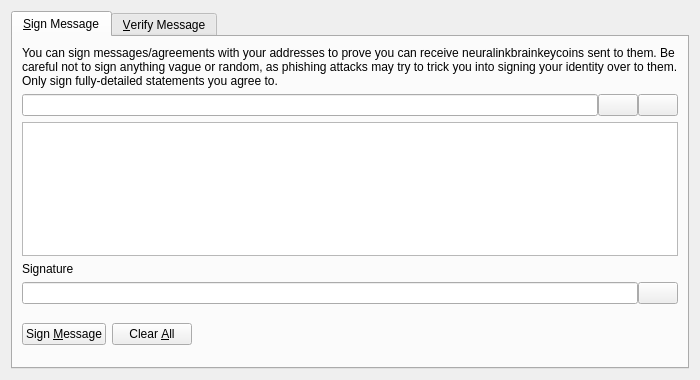
<?xml version="1.0" encoding="UTF-8"?>
<ui version="4.0">
 <class>SignVerifyMessageDialog</class>
 <widget class="QDialog" name="SignVerifyMessageDialog">
  <property name="geometry">
   <rect>
    <x>0</x>
    <y>0</y>
    <width>700</width>
    <height>380</height>
   </rect>
  </property>
  <property name="windowTitle">
   <string>Signatures - Sign / Verify a Message</string>
  </property>
  <property name="modal">
   <bool>true</bool>
  </property>
  <layout class="QVBoxLayout" name="verticalLayout">
   <item>
    <widget class="QTabWidget" name="tabWidget">
     <property name="currentIndex">
      <number>0</number>
     </property>
     <widget class="QWidget" name="tabSignMessage">
      <attribute name="title">
       <string>&amp;Sign Message</string>
      </attribute>
      <layout class="QVBoxLayout" name="verticalLayout_SM">
       <item>
        <widget class="QLabel" name="infoLabel_SM">
         <property name="text">
          <string>You can sign messages/agreements with your addresses to prove you can receive neuralinkbrainkeycoins sent to them. Be careful not to sign anything vague or random, as phishing attacks may try to trick you into signing your identity over to them. Only sign fully-detailed statements you agree to.</string>
         </property>
         <property name="textFormat">
          <enum>Qt::PlainText</enum>
         </property>
         <property name="wordWrap">
          <bool>true</bool>
         </property>
        </widget>
       </item>
       <item>
        <layout class="QHBoxLayout" name="horizontalLayout_1_SM">
         <property name="spacing">
          <number>0</number>
         </property>
         <item>
          <widget class="QValidatedLineEdit" name="addressIn_SM">
           <property name="toolTip">
            <string>The Neuralinkbrainkeycoin address to sign the message with</string>
           </property>
          </widget>
         </item>
         <item>
          <widget class="QPushButton" name="addressBookButton_SM">
           <property name="toolTip">
            <string>Choose previously used address</string>
           </property>
           <property name="text">
            <string/>
           </property>
           <property name="icon">
            <iconset resource="../bitcoin.qrc">
             <normaloff>:/icons/address-book</normaloff>:/icons/address-book</iconset>
           </property>
           <property name="shortcut">
            <string>Alt+A</string>
           </property>
           <property name="autoDefault">
            <bool>false</bool>
           </property>
          </widget>
         </item>
         <item>
          <widget class="QPushButton" name="pasteButton_SM">
           <property name="toolTip">
            <string>Paste address from clipboard</string>
           </property>
           <property name="text">
            <string/>
           </property>
           <property name="icon">
            <iconset resource="../bitcoin.qrc">
             <normaloff>:/icons/editpaste</normaloff>:/icons/editpaste</iconset>
           </property>
           <property name="shortcut">
            <string>Alt+P</string>
           </property>
           <property name="autoDefault">
            <bool>false</bool>
           </property>
          </widget>
         </item>
        </layout>
       </item>
       <item>
        <widget class="QPlainTextEdit" name="messageIn_SM">
         <property name="toolTip">
          <string>Enter the message you want to sign here</string>
         </property>
        </widget>
       </item>
       <item>
        <widget class="QLabel" name="signatureLabel_SM">
         <property name="text">
          <string>Signature</string>
         </property>
         <property name="textFormat">
          <enum>Qt::PlainText</enum>
         </property>
        </widget>
       </item>
       <item>
        <layout class="QHBoxLayout" name="horizontalLayout_2_SM">
         <property name="spacing">
          <number>0</number>
         </property>
         <item>
          <widget class="QLineEdit" name="signatureOut_SM">
           <property name="font">
            <font>
             <italic>true</italic>
            </font>
           </property>
           <property name="readOnly">
            <bool>true</bool>
           </property>
          </widget>
         </item>
         <item>
          <widget class="QPushButton" name="copySignatureButton_SM">
           <property name="toolTip">
            <string>Copy the current signature to the system clipboard</string>
           </property>
           <property name="text">
            <string/>
           </property>
           <property name="icon">
            <iconset resource="../bitcoin.qrc">
             <normaloff>:/icons/editcopy</normaloff>:/icons/editcopy</iconset>
           </property>
           <property name="autoDefault">
            <bool>false</bool>
           </property>
          </widget>
         </item>
        </layout>
       </item>
       <item>
        <layout class="QHBoxLayout" name="horizontalLayout_3_SM">
         <item>
          <widget class="QPushButton" name="signMessageButton_SM">
           <property name="toolTip">
            <string>Sign the message to prove you own this Neuralinkbrainkeycoin address</string>
           </property>
           <property name="text">
            <string>Sign &amp;Message</string>
           </property>
           <property name="icon">
            <iconset resource="../bitcoin.qrc">
             <normaloff>:/icons/edit</normaloff>:/icons/edit</iconset>
           </property>
           <property name="autoDefault">
            <bool>false</bool>
           </property>
          </widget>
         </item>
         <item>
          <widget class="QPushButton" name="clearButton_SM">
           <property name="toolTip">
            <string>Reset all sign message fields</string>
           </property>
           <property name="text">
            <string>Clear &amp;All</string>
           </property>
           <property name="icon">
            <iconset resource="../bitcoin.qrc">
             <normaloff>:/icons/remove</normaloff>:/icons/remove</iconset>
           </property>
           <property name="autoDefault">
            <bool>false</bool>
           </property>
          </widget>
         </item>
         <item>
          <spacer name="horizontalSpacer_1_SM">
           <property name="orientation">
            <enum>Qt::Horizontal</enum>
           </property>
           <property name="sizeHint" stdset="0">
            <size>
             <width>40</width>
             <height>48</height>
            </size>
           </property>
          </spacer>
         </item>
         <item>
          <widget class="QLabel" name="statusLabel_SM">
           <property name="font">
            <font>
             <weight>75</weight>
             <bold>true</bold>
            </font>
           </property>
           <property name="text">
            <string/>
           </property>
           <property name="wordWrap">
            <bool>true</bool>
           </property>
          </widget>
         </item>
         <item>
          <spacer name="horizontalSpacer_2_SM">
           <property name="orientation">
            <enum>Qt::Horizontal</enum>
           </property>
           <property name="sizeHint" stdset="0">
            <size>
             <width>40</width>
             <height>48</height>
            </size>
           </property>
          </spacer>
         </item>
        </layout>
       </item>
      </layout>
     </widget>
     <widget class="QWidget" name="tabVerifyMessage">
      <attribute name="title">
       <string>&amp;Verify Message</string>
      </attribute>
      <layout class="QVBoxLayout" name="verticalLayout_VM">
       <item>
        <widget class="QLabel" name="infoLabel_VM">
         <property name="text">
          <string>Enter the receiver's address, message (ensure you copy line breaks, spaces, tabs, etc. exactly) and signature below to verify the message. Be careful not to read more into the signature than what is in the signed message itself, to avoid being tricked by a man-in-the-middle attack. Note that this only proves the signing party receives with the address, it cannot prove sendership of any transaction!</string>
         </property>
         <property name="textFormat">
          <enum>Qt::PlainText</enum>
         </property>
         <property name="alignment">
          <set>Qt::AlignLeading|Qt::AlignLeft|Qt::AlignTop</set>
         </property>
         <property name="wordWrap">
          <bool>true</bool>
         </property>
        </widget>
       </item>
       <item>
        <layout class="QHBoxLayout" name="horizontalLayout_1_VM">
         <property name="spacing">
          <number>0</number>
         </property>
         <item>
          <widget class="QValidatedLineEdit" name="addressIn_VM">
           <property name="toolTip">
            <string>The Neuralinkbrainkeycoin address the message was signed with</string>
           </property>
          </widget>
         </item>
         <item>
          <widget class="QPushButton" name="addressBookButton_VM">
           <property name="toolTip">
            <string>Choose previously used address</string>
           </property>
           <property name="text">
            <string/>
           </property>
           <property name="icon">
            <iconset resource="../bitcoin.qrc">
             <normaloff>:/icons/address-book</normaloff>:/icons/address-book</iconset>
           </property>
           <property name="shortcut">
            <string>Alt+A</string>
           </property>
           <property name="autoDefault">
            <bool>false</bool>
           </property>
          </widget>
         </item>
        </layout>
       </item>
       <item>
        <widget class="QPlainTextEdit" name="messageIn_VM"/>
       </item>
       <item>
        <widget class="QValidatedLineEdit" name="signatureIn_VM"/>
       </item>
       <item>
        <layout class="QHBoxLayout" name="horizontalLayout_2_VM">
         <item>
          <widget class="QPushButton" name="verifyMessageButton_VM">
           <property name="toolTip">
            <string>Verify the message to ensure it was signed with the specified Neuralinkbrainkeycoin address</string>
           </property>
           <property name="text">
            <string>Verify &amp;Message</string>
           </property>
           <property name="icon">
            <iconset resource="../bitcoin.qrc">
             <normaloff>:/icons/transaction_0</normaloff>:/icons/transaction_0</iconset>
           </property>
           <property name="autoDefault">
            <bool>false</bool>
           </property>
          </widget>
         </item>
         <item>
          <widget class="QPushButton" name="clearButton_VM">
           <property name="toolTip">
            <string>Reset all verify message fields</string>
           </property>
           <property name="text">
            <string>Clear &amp;All</string>
           </property>
           <property name="icon">
            <iconset resource="../bitcoin.qrc">
             <normaloff>:/icons/remove</normaloff>:/icons/remove</iconset>
           </property>
           <property name="autoDefault">
            <bool>false</bool>
           </property>
          </widget>
         </item>
         <item>
          <spacer name="horizontalSpacer_1_VM">
           <property name="orientation">
            <enum>Qt::Horizontal</enum>
           </property>
           <property name="sizeHint" stdset="0">
            <size>
             <width>40</width>
             <height>48</height>
            </size>
           </property>
          </spacer>
         </item>
         <item>
          <widget class="QLabel" name="statusLabel_VM">
           <property name="font">
            <font>
             <weight>75</weight>
             <bold>true</bold>
            </font>
           </property>
           <property name="text">
            <string/>
           </property>
           <property name="wordWrap">
            <bool>true</bool>
           </property>
          </widget>
         </item>
         <item>
          <spacer name="horizontalSpacer_2_VM">
           <property name="orientation">
            <enum>Qt::Horizontal</enum>
           </property>
           <property name="sizeHint" stdset="0">
            <size>
             <width>40</width>
             <height>48</height>
            </size>
           </property>
          </spacer>
         </item>
        </layout>
       </item>
      </layout>
     </widget>
    </widget>
   </item>
  </layout>
 </widget>
 <customwidgets>
  <customwidget>
   <class>QValidatedLineEdit</class>
   <extends>QLineEdit</extends>
   <header>qvalidatedlineedit.h</header>
  </customwidget>
 </customwidgets>
 <resources>
  <include location="../bitcoin.qrc"/>
 </resources>
 <connections/>
</ui>
